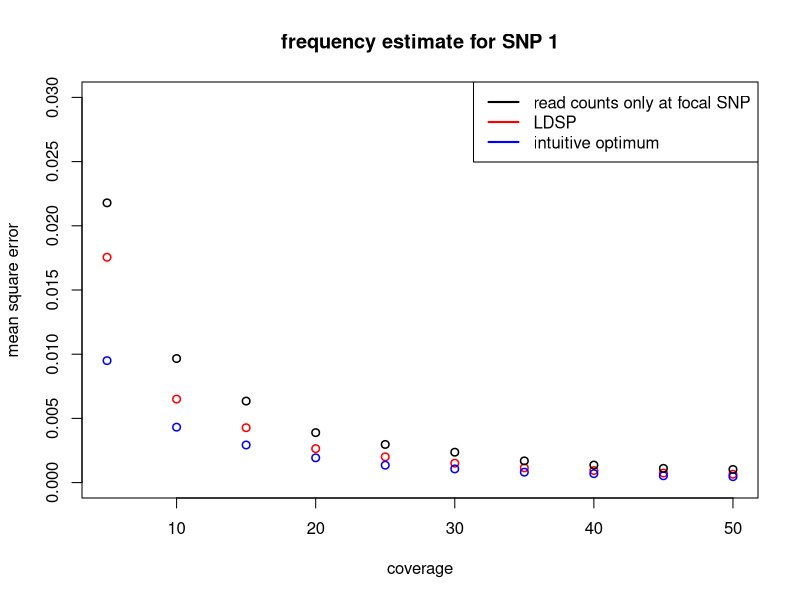

Generate this figure with R:
create_haps <- function(nsamp=100, per){
  # the only type of haplotypes in the pool are either 1-0 or 0-1 (for simplicity)
  # per specifies the percent of 1-0 haplotypes  
  haps = matrix(nrow = nsamp, ncol = 2, 0)
  no_10_haps = floor(per*nsamp)
  for (i in 1:no_10_haps){
    haps[i,1] = 1
    haps[i,2] = 0
  }
  for (i in (no_10_haps+1):nsamp){
    haps[i,1] = 0
    haps[i,2] = 1
  }
  return(haps)
}

# global variables to debug code
#global_obs = 0
#global_mu = 0
#global_Sigma = 0
#lobal_D = 0

findMLE <- function(obs, mu, Sigma, D){
  #global_obs <<- obs
  #global_mu <<- mu
  #global_Sigma <<- Sigma
  #global_D <<- D
  
  ll <- function(sigma2){
    cov_matrix = sigma2*Sigma + D
    sinv = solve(cov_matrix)
    p = length(mu)
    # equation from Wikipedia
    logl = -0.5*log(det(cov_matrix)) - 0.5*(t(obs-mu)%*%solve(cov_matrix)%*%(obs-mu)) -
      (p/2)*log(2*pi)
    # multiply by -1 since nlm minimizes
    return(as.numeric(-logl))
  }
  return(optim(ll, par = 1, method = "L-BFGS-B", lower = 0.1, upper = 10)$par)
}

pool <- function(lambda, haps, nloci, nsamp){
  ## simulate pool sequencing ##
  y_obs = rep(0, nloci)
  n = rep(0, nloci)
  n_1 = rep(0, nloci)
  for (i in 1:nloci){
    
    # coverage
    n[i] = rpois(1, lambda)
    
    # ensure number haps sampled is below the number of samples in the pool
    n[i] = min(n[i], nsamp)
    # ensure sample at least 1 haplotype
    n[i] = max(1, n[i])
    
    # sample locus i from pool
    sampled = sample(haps[,i], n[i])
    
    # number of 1 alleles
    n_1[i] = sum(sampled)
  }
  return(rbind(n, n_1))
}

perform_estimate <- function(y_obs, nloci, nsamp, haps, pos, n){
  # calculate distance between SNPs
  d = rep(0, nloci-1)
  for (i in 1:(nloci-1)){
    d[i] = as.numeric(pos[i+1])-as.numeric(pos[i])
  }

  epsilon = rep(0, nloci)
  for (i in 1:nloci){
    epsilon[i] = (y_obs[i]*(1-y_obs[i]))/n[i]
  }


  geo_sum = 0
  for (i in 1:(nsamp-1)){
    geo_sum = geo_sum + (1/i)
  }
  geo_sum = (1/geo_sum)
  theta = geo_sum/(nsamp + geo_sum)

  mu = (1-theta)*colMeans(haps) + I(theta/2)

  cov_panel = cov(haps)

  S = matrix(nrow = nloci, ncol = nloci, 0)

  # rho = 4*N*c_j where c_j is the rate of cross-over per generation per basepair and N is the effective popsize
  # d_j = dist is the physical distance between SNPs j and j+1
  rho = 0 # no recombination
  for (i in 1:nloci){
    for (j in 1:nloci){
      if (i ==j){
        S[i,j] = cov_panel[i,j]
      }
      else{
        dist = sum(d[min(i,j):(max(i,j)-1)])
        S[i,j] = exp(-rho*dist/nsamp)*cov_panel[i,j]
      }
    }
  }

  Sigma = ((1-theta)^2)*S + I((theta/2)*(1-(theta/2)))
  Sigma[abs(Sigma) < 1e-8] = 0


  d = diag(1/epsilon)
  Sigma_i = solve(Sigma) # there is also a problems, when nloci is big, kappa(Sigma) is very large (1e36)
  
  sigma2 = findMLE(y_obs, mu, Sigma, diag(epsilon))
  
  # this is where the dispersion parameter comes in: eqn 13
  Sigma_bar = solve((1/sigma2)*Sigma_i + d)
  theta_bar = as.vector(Sigma_bar%*%((1/sigma2)*Sigma_i%*%mu + d%*%y_obs))
  return(as.vector(theta_bar))
}

mse <- function(y_hat, y){
  return(sum((y_hat-y)^2)/length(y))
}

nsamp = 100
nloci = 2
haps = create_haps(nsamp, 0.6)

# physical position of the two SNPs
pos = c(50, 100)

nreps = 1000
lambdas = seq(5, 50, by = 5)
l = length(lambdas)

mse_est = rep(0, l)
mse_opt = rep(0, l)
mse_obs  = rep(0, l)

# increase the 1-0 haplotype from 60% to 90%
ev_haps = create_haps(nsamp, 0.9)

for (i in 1:l){
  store_ldsp_est = rep(0,nreps)
  store_opt_est = rep(0, nreps)
  store_obs_est = rep(0, nreps)
  store_true_freq = rep(0, nreps)
  
  for (j in 1:nreps){
    
    # pooling
    lambda = lambdas[i] # coverage
    pooled_info =  pool(lambda, ev_haps, nloci, nsamp)
    n = pooled_info[1,]  # total read counts
    n_1 = pooled_info[2,] # counts of "1" allele
    
    y_obs = (n_1 + 0.5)/(n + 1)
    ldsp_est = perform_estimate(y_obs, nloci, nsamp, haps, pos, n)
    true_freq = colMeans(ev_haps)
    
    # only look at the estimates of SNP 1
    store_true_freq[j] = true_freq[1]
    store_opt_est[j] = (n_1[1] + (n[2]-n_1[2]))/ (n[1] + n[2])
    store_obs_est[j] = y_obs[1]
    #store_obs_est[j] = n_1[1]/n[1]
    store_ldsp_est[j] = ldsp_est[1]
  }
  
  # calculate MSE
  mse_est[i] = mse(store_ldsp_est, store_true_freq)
  mse_opt[i] = mse(store_opt_est, store_true_freq)
  mse_obs[i] = mse(store_obs_est, store_true_freq)

}


plot(lambdas, mse_est, xlab = "coverage", ylab = "mean square error", col = "red", ylim = c(0,0.03), main = "frequency estimate for SNP 1", lwd=1.5)
points(lambdas, mse_opt, col = "blue", lwd=1.5)
points(lambdas, mse_obs, lwd=1.5)
legend("topright", c("read counts only at focal SNP","LDSP", "intuitive optimum"), lty=c(1,1,1), lwd=c(2,2,2),col=c("black","red", "blue"))
#legend("topright", c("read counts only at focal SNP","LDSP"), lty=c(1,1), lwd=c(1,1),col=c("black","red"))

# To-DO
# recheck code 
# investigate what the dispersion paramter should be optimally

## create a plot where y-axis is percent increased coverage